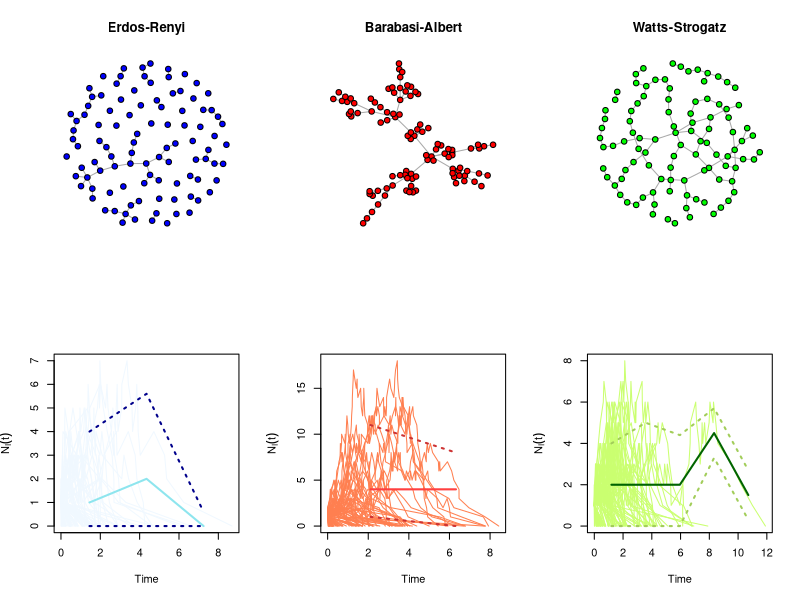
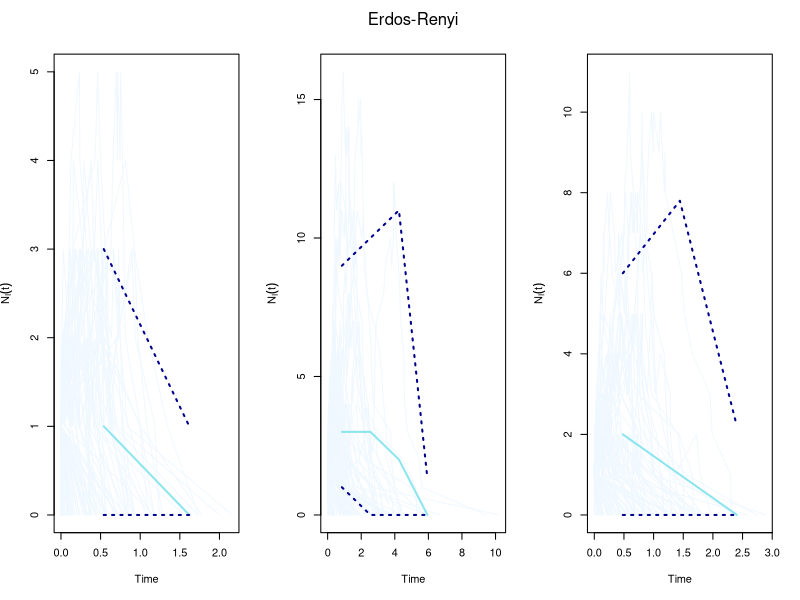
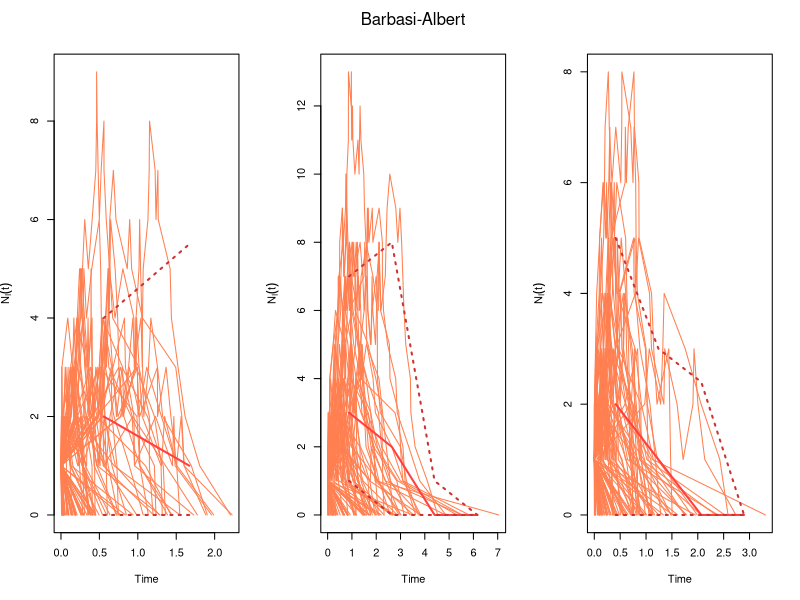
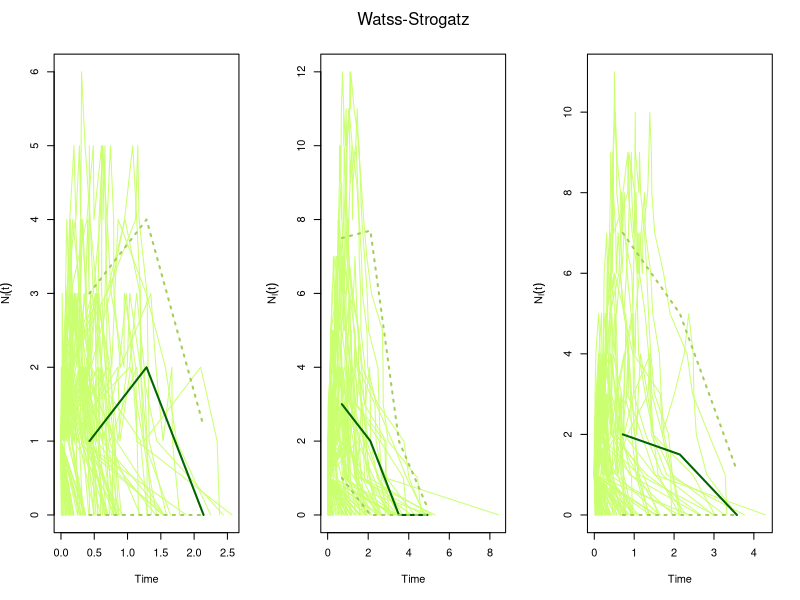

Generate these figures, in order, with R:
## ---- chunk 1
knitr::opts_chunk$set(echo = TRUE)
## ---- chunk 2
library(igraph)
library(ggplot2)
## ---- chunk 3
par(mfrow=c(2,3))
## ---- chunk 4
set.seed(5)
e<-sample_gnp(100,1/100)
plot(e,layout=layout_nicely(e),vertex.label=NA, vertex.size=7,vertex.color="blue",main= "Erdos-Renyi")
## ---- chunk 5
set.seed(5)
b<-sample_pa(100,directed=F)
plot(b,layout=layout_nicely(b),vertex.label=NA, vertex.size=7,vertex.color="red",main= "Barabasi-Albert")
## ---- chunk 6
set.seed(5)
w<-sample_smallworld(1,100,1,0.1)
plot(w,layout=layout_nicely(w),vertex.label=NA, vertex.size=7,vertex.color="green",main= "Watts-Strogatz")
## ---- chunk 7
sir_e<-sir(e,beta=1,gamma=1)
plot(sir_e,color="aliceblue",median_color="cadetblue2",quantile_color="darkblue")
## ---- chunk 8
sir_b<-sir(b,beta=1,gamma=1)
plot(sir_b,color="coral",median_color="brown1",quantile_color="brown3")
## ---- chunk 9
sir_w<-sir(w,beta=1,gamma=1)
plot(sir_w,color="darkolivegreen1",median_color="darkgreen",quantile_color="darkolivegreen3")
## ---- chunk 10
par(mfrow=c(1,3))
## ---- chunk 11
sir_e2<-sir(e,beta=2,gamma=3)
plot(sir_e2,color="aliceblue",median_color="cadetblue2",quantile_color="darkblue")

sir_e3<-sir(e,beta=3,gamma=1)
plot(sir_e3,color="aliceblue",median_color="cadetblue2",quantile_color="darkblue")

mtext("Erdos-Renyi",side=3,line=2)

sir_e4<-sir(e,beta=4,gamma=2)
plot(sir_e4,color="aliceblue",median_color="cadetblue2",quantile_color="darkblue")
## ---- chunk 12

sir_b2<-sir(b,beta=2,gamma=3)
plot(sir_b2,color="coral",median_color="brown1",quantile_color="brown3")

sir_b3<-sir(e,beta=3,gamma=1)
plot(sir_b3,color="coral",median_color="brown1",quantile_color="brown3")

mtext("Barbasi-Albert",side=3,line=2)

sir_b4<-sir(e,beta=4,gamma=2)
plot(sir_b4,color="coral",median_color="brown1",quantile_color="brown3")
## ---- chunk 13
sir_w2<-sir(w,beta=2,gamma=3)
plot(sir_w2,color="darkolivegreen1",median_color="darkgreen",quantile_color="darkolivegreen3")

sir_w3<-sir(e,beta=3,gamma=1)
plot(sir_w3,color="darkolivegreen1",median_color="darkgreen",quantile_color="darkolivegreen3")

mtext("Watss-Strogatz",side=3,line=2)

sir_w4<-sir(e,beta=4,gamma=2)
plot(sir_w4,color="darkolivegreen1",median_color="darkgreen",quantile_color="darkolivegreen3")
